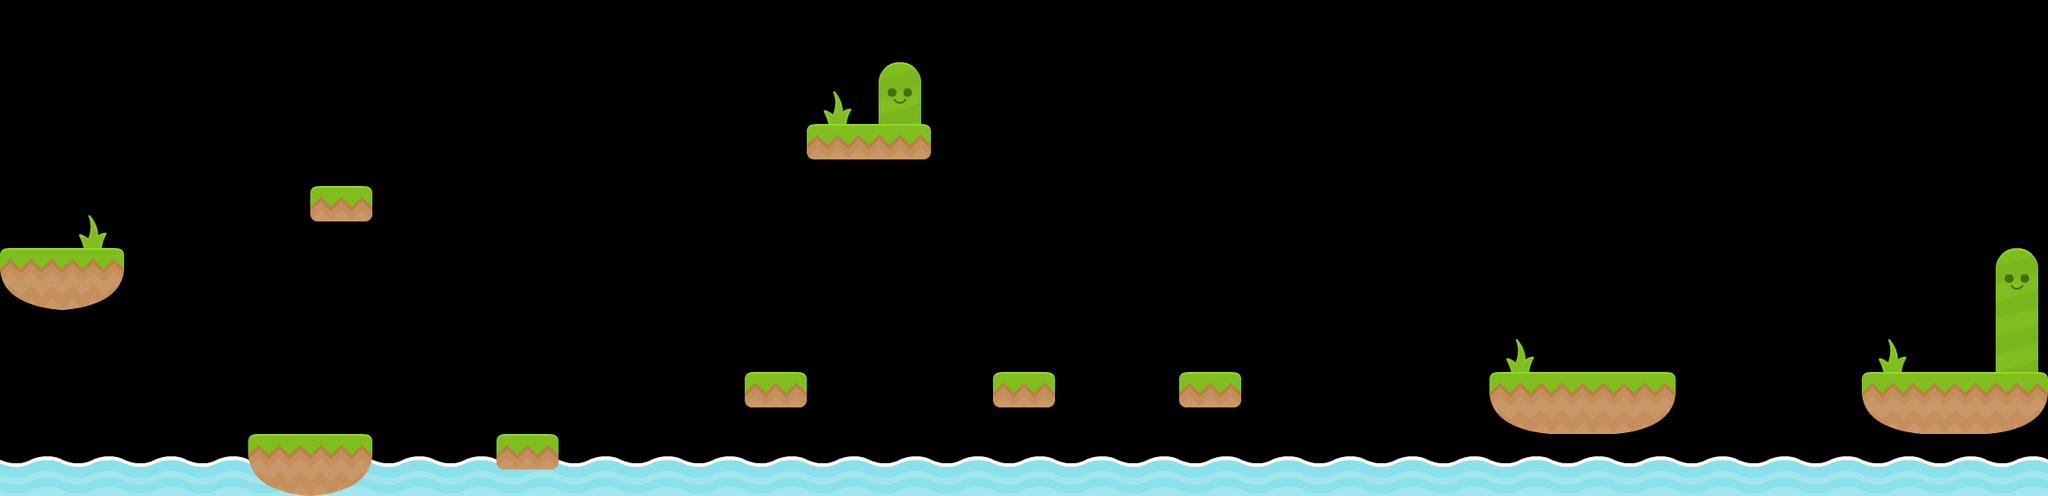

The image is a tile-based game level rendered from a .tmx file. Its description and complete source (layers, tilesets, objects, tile grids) follow:
An orthogonal 33x8 tile map with 70x70 px tiles, 2 tile layers (BackgroundLayer, GroundLayer), 2 tilesets and 5 objects (3x box, checkpoint, startpoint).

<map version="1.0" orientation="orthogonal" renderorder="right-down" width="33" height="8" tilewidth="70" tileheight="70" nextobjectid="55">
 <tileset firstgid="1" name="mytileset" tilewidth="70" tileheight="70" tilecount="35" columns="5">
  <image source="tiles.png" width="350" height="490" />
 </tileset>
 <tileset firstgid="36" name="enemies" tilewidth="70" tileheight="70" tilecount="5" columns="0">
  <tile id="0">
   <image width="51" height="51" source="texture-atlas/blockerMad.png" />
  </tile>
  <tile id="3">
   <image width="70" height="70" source="texture-atlas/liquidWaterTop_mid.png" />
  </tile>
  <tile id="4">
   <image width="70" height="70" source="texture-atlas/sign.png" />
  </tile>
  <tile id="5">
   <image width="70" height="70" source="texture-atlas/signRight.png" />
  </tile>
  <tile id="6">
   <image width="66" height="42" source="texture-atlas/fishSwim1.png" />
  </tile>
 </tileset>
 <layer name="BackgroundLayer" width="33" height="8">
  <data encoding="csv">
0,0,0,0,0,0,0,0,0,0,0,0,0,0,0,0,0,0,0,0,0,0,0,0,0,0,0,0,0,0,0,0,0,
0,0,0,0,0,0,0,0,0,0,0,0,0,25,4,0,0,0,0,0,0,0,0,0,0,0,0,0,0,0,0,0,0,
0,0,0,0,0,0,0,0,0,0,0,0,0,12,27,0,0,0,0,0,0,0,0,0,0,0,0,0,0,0,0,0,0,
0,25,0,0,0,0,0,0,0,0,0,0,0,0,0,0,0,0,0,0,0,0,0,0,0,0,0,0,0,0,0,0,0,
0,0,0,0,0,0,0,0,0,0,0,0,0,0,0,0,0,0,0,0,0,0,0,0,0,0,0,0,0,0,0,0,4,
0,0,0,0,0,0,0,0,0,0,0,0,0,0,0,0,0,0,0,0,0,0,0,0,25,0,0,0,0,0,25,0,9,
0,0,0,0,0,0,0,0,0,0,0,0,0,0,0,0,0,0,0,0,0,0,0,0,0,0,0,0,0,0,0,0,0,
14,14,14,14,14,14,14,14,14,14,14,14,14,14,14,14,14,14,14,14,14,14,14,14,14,14,14,14,14,14,14,14,14
</data>
 </layer>
 <layer name="GroundLayer" width="33" height="8">
  <data encoding="csv">
0,0,0,0,0,0,0,0,0,0,0,0,0,0,0,0,0,0,0,0,0,0,0,0,0,0,0,0,0,0,0,0,0,
0,0,0,0,0,0,0,0,0,0,0,0,0,0,0,0,0,0,0,0,0,0,0,0,0,0,0,0,0,0,0,0,0,
0,0,0,0,0,0,0,0,0,0,0,0,0,0,0,0,0,0,0,0,0,0,0,0,0,0,0,0,0,0,0,0,0,
0,0,0,0,0,26,0,0,0,0,0,0,0,0,0,0,0,0,0,0,0,0,0,0,0,0,0,0,0,0,0,0,0,
34,33,0,0,0,0,0,0,0,0,0,0,0,0,0,0,0,0,0,0,0,0,0,0,0,0,0,0,0,0,0,0,0,
0,0,0,0,0,0,0,0,0,0,0,0,0,0,0,0,0,0,0,0,0,0,0,0,0,0,0,0,0,0,0,0,0,
0,0,0,0,0,0,0,0,0,0,0,0,26,0,0,0,26,0,0,26,0,0,0,0,34,24,33,0,0,0,34,24,33,
0,0,0,0,34,33,0,0,26,0,0,0,0,0,0,0,0,0,0,0,0,0,0,0,0,0,0,0,0,0,0,0,0
</data>
 </layer>
 <objectgroup name="ObjectLayer">
  <object id="31" name="box" gid="36" x="1950" y="355" width="51" height="51" />
  <object id="34" name="checkpoint" gid="40" x="2170" y="420" width="70" height="70" />
  <object id="35" name="startpoint" gid="41" x="0" y="280" width="70" height="70" />
  <object id="45" name="box" gid="36" x="1190" y="420" width="51" height="51" />
  <object id="54" name="box" gid="36" x="452.485" y="425" width="51" height="51" />
 </objectgroup>
</map>
